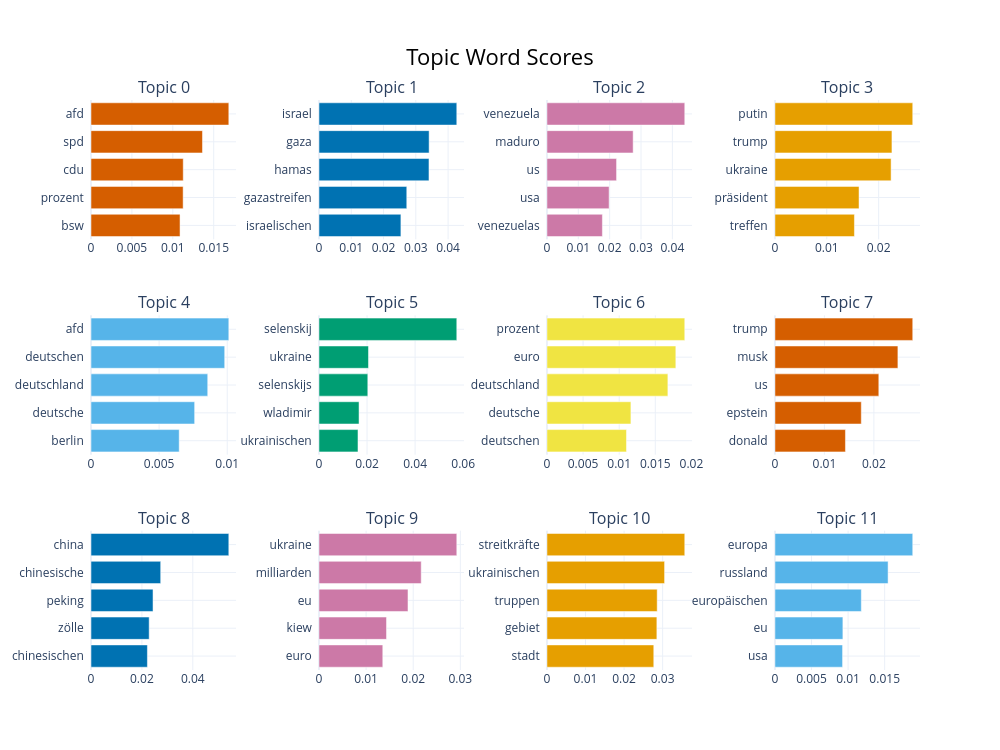

Notebook code cell kept with this figure:
### Code cell
# BERTopic auf RT_de (clean + reproducible)
# Optional one-time install (if needed):
# %pip install bertopic sentence-transformers umap-learn hdbscan huggingface_hub spacy

import os
import re
from collections import Counter

import pandas as pd

try:
    from bertopic import BERTopic
except ImportError as e:
    raise ImportError(
        "BERTopic not installed. Run: %pip install bertopic sentence-transformers umap-learn hdbscan"
    ) from e

# Optional HF auth via environment only (no interactive prompt)
hf_token = os.getenv('HF_TOKEN')
if hf_token:
    try:
        from huggingface_hub import login
        login(token=hf_token, add_to_git_credential=False, skip_if_logged_in=True)
        print('Hugging Face login via HF_TOKEN: active')
    except Exception as e:
        print(f'Hugging Face login skipped: {e}')
else:
    print('HF_TOKEN not set. Continuing without explicit HF login.')

# 1) Get RT_de dataframe from existing EDA objects
if 'RT_de' in dfs_by_source:
    rt_topic_df = dfs_by_source['RT_de'].copy()
elif 'rt_df' in globals():
    rt_topic_df = rt_df.copy()
else:
    raise KeyError('RT_de not found in dfs_by_source or rt_df')

# 2) Use explicit RT_de columns from your schema
required_cols = {'Full_Text', 'Date'}
missing_cols = required_cols.difference(rt_topic_df.columns)
if missing_cols:
    raise KeyError(f'Missing required RT_de columns: {sorted(missing_cols)}')

# 3) Create topic-modelling columns (keep original columns unchanged)
rt_topic_df['topic_text_raw'] = rt_topic_df['Full_Text'].astype(str)
rt_topic_df['topic_date'] = pd.to_datetime(rt_topic_df['Date'], errors='coerce')

# 4) Stopwords: spaCy German stopwords + short custom additions
try:
    from spacy.lang.de.stop_words import STOP_WORDS
except ImportError as e:
    raise ImportError(
        "spaCy German stopwords are required. Run: %pip install spacy"
    ) from e

german_stopwords = set(STOP_WORDS)
custom_stopwords = {'rt', 'https', 'http', 'www', 'de', 'freedert', 'online'}
all_stopwords = german_stopwords.union(custom_stopwords)

url_pattern = re.compile(r'https?://\S+|www\.\S+', flags=re.IGNORECASE)
token_pattern = re.compile(r'[^\W_]+', flags=re.UNICODE)

def clean_topic_text(text: str) -> str:
    # Minimal cleaning: keep content, mostly remove stopwords/noise
    text = str(text).lower()
    text = url_pattern.sub(' ', text)
    text = re.sub(r'\s+', ' ', text).strip()

    tokens = token_pattern.findall(text)
    kept = []
    for tok in tokens:
        if tok in all_stopwords:
            continue
        if tok.isnumeric():
            continue
        if len(tok) < 2:
            continue
        kept.append(tok)

    return ' '.join(kept)

rt_topic_df['topic_text_clean'] = rt_topic_df['topic_text_raw'].apply(clean_topic_text)

# 5) Chunking (implemented): split long cleaned texts into overlapping token windows
CHUNK_SIZE_TOKENS = 220
CHUNK_OVERLAP_TOKENS = 40
MIN_CHUNK_TOKENS = 40

if CHUNK_OVERLAP_TOKENS >= CHUNK_SIZE_TOKENS:
    raise ValueError('CHUNK_OVERLAP_TOKENS must be smaller than CHUNK_SIZE_TOKENS')

def chunk_text(text: str) -> list:
    tokens = str(text).split()
    if not tokens:
        return []

    step = CHUNK_SIZE_TOKENS - CHUNK_OVERLAP_TOKENS
    chunks = []
    for i in range(0, len(tokens), step):
        chunk_tokens = tokens[i:i + CHUNK_SIZE_TOKENS]
        if len(chunk_tokens) < MIN_CHUNK_TOKENS:
            continue
        chunks.append(' '.join(chunk_tokens))

    # If article is short but non-empty, keep one chunk
    if not chunks and len(tokens) > 0:
        chunks = [' '.join(tokens)]

    return chunks

rt_topic_df['topic_text_model'] = rt_topic_df['topic_text_clean']
rt_topic_df['topic_chunks'] = rt_topic_df['topic_text_model'].apply(chunk_text)

# Build chunk-level modelling frame for BERTopic
model_df = rt_topic_df[['topic_date', 'topic_chunks']].explode('topic_chunks').rename(columns={'topic_chunks': 'topic_text_model'})
model_df = model_df[
    model_df['topic_date'].notna()
    & model_df['topic_text_model'].notna()
    & model_df['topic_text_model'].str.len().gt(0)
].copy()

# Full RT_de by default; set MAX_DOCS for quick local tests only
MAX_DOCS = None
if MAX_DOCS is not None and len(model_df) > MAX_DOCS:
    model_df = model_df.sample(MAX_DOCS, random_state=42)

model_df = model_df.sort_values('topic_date').reset_index(drop=True)

if model_df.empty:
    raise ValueError('No usable RT_de chunks after preprocessing.')

docs = model_df['topic_text_model'].tolist()
timestamps = model_df['topic_date'].dt.to_pydatetime().tolist()

print(f'RT_de articles used: {rt_topic_df["topic_date"].notna().sum()}')
print(f'RT_de chunks used for BERTopic: {len(docs)}')
print(f'Date range: {model_df["topic_date"].min().date()} to {model_df["topic_date"].max().date()}')

# Sanity check: most frequent tokens after cleaning
token_counts = Counter(' '.join(rt_topic_df['topic_text_clean']).split())
top_tokens_df = pd.DataFrame(token_counts.most_common(20), columns=['token', 'count'])
display(top_tokens_df)

# 6) BERTopic configuration (stable + reproducible)
topic_model = BERTopic(
    language='multilingual',
    embedding_model='sentence-transformers/paraphrase-multilingual-MiniLM-L12-v2',
    min_topic_size=25,
    calculate_probabilities=False,
    verbose=True,
)

topics, _ = topic_model.fit_transform(docs)
topic_info = topic_model.get_topic_info()

display(topic_info.head(20))
topic_model.visualize_barchart(top_n_topics=12)

### Figure 1 — Plotly figure (JSON) as saved in the notebook; plotly's stock layout.template omitted (floating-point values rounded to 4 significant figures)
{"data": [{"marker": {"color": "#D55E00"}, "orientation": "h", "type": "bar", "x": [0.01089, 0.01126, 0.01128, 0.01363, 0.01685], "xaxis": "x", "y": ["bsw  ", "prozent  ", "cdu  ", "spd  ", "afd  "], "yaxis": "y"}, {"marker": {"color": "#0072B2"}, "orientation": "h", "type": "bar", "x": [0.02538, 0.0272, 0.03408, 0.03412, 0.0427], "xaxis": "x2", "y": ["israelischen  ", "gazastreifen  ", "hamas  ", "gaza  ", "israel  "], "yaxis": "y2"}, {"marker": {"color": "#CC79A7"}, "orientation": "h", "type": "bar", "x": [0.01768, 0.01982, 0.0222, 0.02749, 0.04396], "xaxis": "x3", "y": ["venezuelas  ", "usa  ", "us  ", "maduro  ", "venezuela  "], "yaxis": "y3"}, {"marker": {"color": "#E69F00"}, "orientation": "h", "type": "bar", "x": [0.01533, 0.01622, 0.0224, 0.02256, 0.02657], "xaxis": "x4", "y": ["treffen  ", "präsident  ", "ukraine  ", "trump  ", "putin  "], "yaxis": "y4"}, {"marker": {"color": "#56B4E9"}, "orientation": "h", "type": "bar", "x": [0.006473, 0.007608, 0.008568, 0.009813, 0.01012], "xaxis": "x5", "y": ["berlin  ", "deutsche  ", "deutschland  ", "deutschen  ", "afd  "], "yaxis": "y5"}, {"marker": {"color": "#009E73"}, "orientation": "h", "type": "bar", "x": [0.01623, 0.01667, 0.02031, 0.0206, 0.05734], "xaxis": "x6", "y": ["ukrainischen  ", "wladimir  ", "selenskijs  ", "ukraine  ", "selenskij  "], "yaxis": "y6"}, {"marker": {"color": "#F0E442"}, "orientation": "h", "type": "bar", "x": [0.01101, 0.01162, 0.01674, 0.01784, 0.01908], "xaxis": "x7", "y": ["deutschen  ", "deutsche  ", "deutschland  ", "euro  ", "prozent  "], "yaxis": "y7"}, {"marker": {"color": "#D55E00"}, "orientation": "h", "type": "bar", "x": [0.01425, 0.01746, 0.021, 0.02486, 0.02786], "xaxis": "x8", "y": ["donald  ", "epstein  ", "us  ", "musk  ", "trump  "], "yaxis": "y8"}, {"marker": {"color": "#0072B2"}, "orientation": "h", "type": "bar", "x": [0.02216, 0.02286, 0.02437, 0.02738, 0.05415], "xaxis": "x9", "y": ["chinesischen  ", "zölle  ", "peking  ", "chinesische  ", "china  "], "yaxis": "y9"}, {"marker": {"color": "#CC79A7"}, "orientation": "h", "type": "bar", "x": [0.01354, 0.01433, 0.01889, 0.0217, 0.02925], "xaxis": "x10", "y": ["euro  ", "kiew  ", "eu  ", "milliarden  ", "ukraine  "], "yaxis": "y10"}, {"marker": {"color": "#E69F00"}, "orientation": "h", "type": "bar", "x": [0.0277, 0.0285, 0.02859, 0.0305, 0.03574], "xaxis": "x11", "y": ["stadt  ", "gebiet  ", "truppen  ", "ukrainischen  ", "streitkräfte  "], "yaxis": "y11"}, {"marker": {"color": "#56B4E9"}, "orientation": "h", "type": "bar", "x": [0.009246, 0.00929, 0.01181, 0.01547, 0.01884], "xaxis": "x12", "y": ["usa  ", "eu  ", "europäischen  ", "russland  ", "europa  "], "yaxis": "y12"}], "layout": {"annotations": [{"font": {"size": 16}, "showarrow": false, "text": "Topic 0", "x": 0.0875, "xanchor": "center", "xref": "paper", "y": 1, "yanchor": "bottom", "yref": "paper"}, {"font": {"size": 16}, "showarrow": false, "text": "Topic 1", "x": 0.3625, "xanchor": "center", "xref": "paper", "y": 1, "yanchor": "bottom", "yref": "paper"}, {"font": {"size": 16}, "showarrow": false, "text": "Topic 2", "x": 0.6375, "xanchor": "center", "xref": "paper", "y": 1, "yanchor": "bottom", "yref": "paper"}, {"font": {"size": 16}, "showarrow": false, "text": "Topic 3", "x": 0.9125, "xanchor": "center", "xref": "paper", "y": 1, "yanchor": "bottom", "yref": "paper"}, {"font": {"size": 16}, "showarrow": false, "text": "Topic 4", "x": 0.0875, "xanchor": "center", "xref": "paper", "y": 0.6222, "yanchor": "bottom", "yref": "paper"}, {"font": {"size": 16}, "showarrow": false, "text": "Topic 5", "x": 0.3625, "xanchor": "center", "xref": "paper", "y": 0.6222, "yanchor": "bottom", "yref": "paper"}, {"font": {"size": 16}, "showarrow": false, "text": "Topic 6", "x": 0.6375, "xanchor": "center", "xref": "paper", "y": 0.6222, "yanchor": "bottom", "yref": "paper"}, {"font": {"size": 16}, "showarrow": false, "text": "Topic 7", "x": 0.9125, "xanchor": "center", "xref": "paper", "y": 0.6222, "yanchor": "bottom", "yref": "paper"}, {"font": {"size": 16}, "showarrow": false, "text": "Topic 8", "x": 0.0875, "xanchor": "center", "xref": "paper", "y": 0.2444, "yanchor": "bottom", "yref": "paper"}, {"font": {"size": 16}, "showarrow": false, "text": "Topic 9", "x": 0.3625, "xanchor": "center", "xref": "paper", "y": 0.2444, "yanchor": "bottom", "yref": "paper"}, {"font": {"size": 16}, "showarrow": false, "text": "Topic 10", "x": 0.6375, "xanchor": "center", "xref": "paper", "y": 0.2444, "yanchor": "bottom", "yref": "paper"}, {"font": {"size": 16}, "showarrow": false, "text": "Topic 11", "x": 0.9125, "xanchor": "center", "xref": "paper", "y": 0.2444, "yanchor": "bottom", "yref": "paper"}], "height": 750, "hoverlabel": {"bgcolor": "white", "font": {"family": "Rockwell", "size": 16}}, "showlegend": false, "title": {"font": {"color": "Black", "size": 22}, "text": "Topic Word Scores", "x": 0.5, "xanchor": "center", "yanchor": "top"}, "width": 1000, "xaxis": {"anchor": "y", "domain": [0, 0.175], "showgrid": true}, "xaxis10": {"anchor": "y10", "domain": [0.275, 0.45], "showgrid": true}, "xaxis11": {"anchor": "y11", "domain": [0.55, 0.725], "showgrid": true}, "xaxis12": {"anchor": "y12", "domain": [0.825, 1], "showgrid": true}, "xaxis2": {"anchor": "y2", "domain": [0.275, 0.45], "showgrid": true}, "xaxis3": {"anchor": "y3", "domain": [0.55, 0.725], "showgrid": true}, "xaxis4": {"anchor": "y4", "domain": [0.825, 1], "showgrid": true}, "xaxis5": {"anchor": "y5", "domain": [0, 0.175], "showgrid": true}, "xaxis6": {"anchor": "y6", "domain": [0.275, 0.45], "showgrid": true}, "xaxis7": {"anchor": "y7", "domain": [0.55, 0.725], "showgrid": true}, "xaxis8": {"anchor": "y8", "domain": [0.825, 1], "showgrid": true}, "xaxis9": {"anchor": "y9", "domain": [0, 0.175], "showgrid": true}, "yaxis": {"anchor": "x", "domain": [0.7556, 1], "showgrid": true}, "yaxis10": {"anchor": "x10", "domain": [0, 0.2444], "showgrid": true}, "yaxis11": {"anchor": "x11", "domain": [0, 0.2444], "showgrid": true}, "yaxis12": {"anchor": "x12", "domain": [0, 0.2444], "showgrid": true}, "yaxis2": {"anchor": "x2", "domain": [0.7556, 1], "showgrid": true}, "yaxis3": {"anchor": "x3", "domain": [0.7556, 1], "showgrid": true}, "yaxis4": {"anchor": "x4", "domain": [0.7556, 1], "showgrid": true}, "yaxis5": {"anchor": "x5", "domain": [0.3778, 0.6222], "showgrid": true}, "yaxis6": {"anchor": "x6", "domain": [0.3778, 0.6222], "showgrid": true}, "yaxis7": {"anchor": "x7", "domain": [0.3778, 0.6222], "showgrid": true}, "yaxis8": {"anchor": "x8", "domain": [0.3778, 0.6222], "showgrid": true}, "yaxis9": {"anchor": "x9", "domain": [0, 0.2444], "showgrid": true}}}
